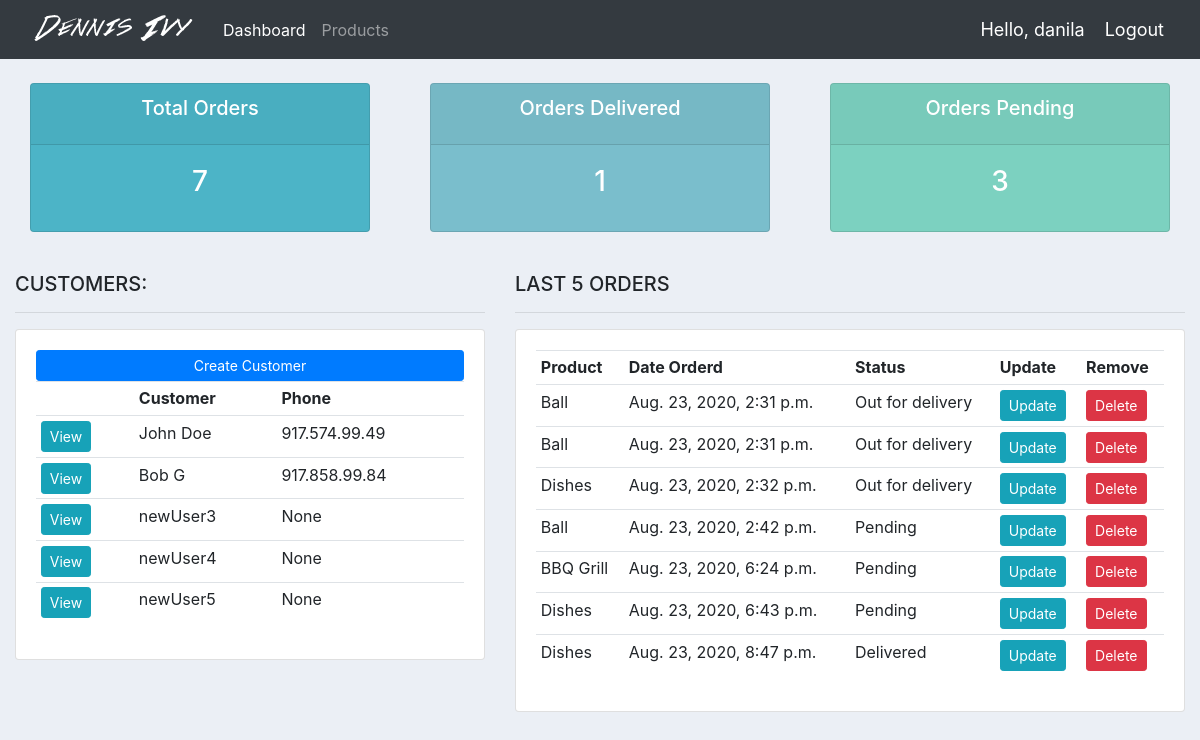
The app's page / (signed in) with its own data.
### accounts/models.py (models this page shows, shortened)
class Customer(models.Model):
	user = models.OneToOneField(User, null = True, blank = True, on_delete = models.CASCADE)
	name = models.CharField(max_length = 200, null = True)
	phone = models.CharField(max_length = 200,null = True)
	email = models.CharField(max_length = 200,null = True)
	profile_pic = models.ImageField(null = True, blank = True, default = "profile1.png")
	date_created = models.DateTimeField(auto_now_add = True, null = True)

class Order(models.Model):
	STATUS = (
			('Pending', 'Pending'),
			('Out for delivery', 'Out for delivery'),
			('Delivered', 'Delivered'),
			)
	customer = models.ForeignKey(Customer, null = True, on_delete = models.SET_NULL)
	product = models.ForeignKey(Product, null = True, on_delete = models.SET_NULL)
	date_created = models.DateTimeField(auto_now_add = True, null = True)
	status = models.CharField(max_length = 200, null = True, choices = STATUS)
	note = models.CharField(max_length = 1000, null = True)

class Product(models.Model):
	CATEGORY = (
			('Indoor', 'Indoor'),
			('Out Door', 'Out Door'),
			)
	name = models.CharField(max_length = 200, null = True)
	price = models.FloatField(null = True)
	category = models.CharField(max_length = 200, null = True, choices = CATEGORY)
	description = models.CharField(max_length = 200, null = True, blank = True)
	date_created = models.DateTimeField(auto_now_add = True, null = True)
	tags = models.ManyToManyField(Tag)
	def __str__(self):
		return self.name

### accounts/decorators.py (the view)
	def wrapper_func(request, *args, **kwargs):
		group = None
		if request.user.groups.exists():
			group = request.user.groups.all()[0].name
		if group == 'customer':
			return redirect('user-url')
		if group == 'admin':
			return view_func(request, *args, **kwargs)

### accounts/views.py (called while the page is built)
@login_required(login_url = 'login-url')
@admin_only
def dashboard(request):
	orders = models.Order.objects.all()
	customers = models.Customer.objects.all()
	total_customers = customers.count()
	total_orders = orders.count()
	delivered = orders.filter(status = 'Delivered').count()
	pending = orders.filter(status = 'Pending').count()
	context = {
		'orders': orders,
		'customers': customers,
		'total_customers': total_customers,
		'total_orders': total_orders,
		'delivered': delivered,
		'pending': pending
	}
	return render(request, 'accounts/dashboard.html', context)

### accounts/templates/accounts/dashboard.html (shortened to what this page needs)
{% extends 'accounts/main.html' %}
{% load static %}
{% block content %}
{% include 'accounts/includes/status.html' %}
<br>
<div class="row" >
	<div class="col-md-5">
		<h5>CUSTOMERS:</h5>
		<hr>
		<div class="card card-body">
			<a class="btn btn-primary  btn-sm btn-block" href="">Create Customer</a>
			<table class="table table-sm">
				<tr>
					<th></th>
					<th>Customer</th>
					<th>Phone</th>
				</tr>
				{% for customer in customers %}
				<tr>
					<td><a class="btn btn-sm btn-info" href="{% url 'customer-url' customer.id %}">View</a></td>
					<td>{{ customer.name }}</td>
					<td>{{ customer.phone }}</td>
				</tr>
				{% endfor %}
			</table>
		</div>
	</div>
	<div class="col-md-7">
		<h5>LAST 5 ORDERS</h5>
		<hr>
		<div class="card card-body">
			<table class="table table-sm">
				<tr>
					<th>Product</th>
					<th>Date Orderd</th>
					<th>Status</th>
					<th>Update</th>
					<th>Remove</th>
				</tr>
				{% for order in orders %}
				<tr>
					<td>{{ order.product }}</td>
					<td>{{ order.date_created }}</td>
					<td>{{ order.status }}</td>
					<td><a class="btn btn-sm btn-info" href="{% url 'update_order-url' order.id %}">Update</a></td>
					<td><a class="btn btn-sm btn-danger" href="{% url 'delete_order-url' order.id %}">Delete</a></td>
				</tr>
				{% endfor %}
			</table>
		</div>
	</div>
</div>
{% endblock %}

### accounts/templates/accounts/main.html (shortened to what this page needs)
{% load static %}
<!DOCTYPE html>
<html>
<head>
	<link rel="stylesheet" href="https://stackpath.bootstrapcdn.com/bootstrap/4.5.2/css/bootstrap.min.css">
	<link rel="stylesheet" type="text/css" href="{% static '/css/main.css' %}">
</head>
<body>
	{% include 'accounts/includes/navbar.html' %}
	<div class="container-fluid">
		{% block content %}{% endblock %}
	</div>
</body>
</html>

### accounts/templates/accounts/includes/navbar.html (shortened to what this page needs)
{% block content %}
{% load static %}
<nav class="navbar navbar-expand-lg navbar-dark bg-dark">
  <img src="{% static '/image/logo2.png' %}" >
  <div class="collapse navbar-collapse" id="navbarNav">
    <ul class="navbar-nav">
      {% if request.user.is_staff %}
      <li class="nav-item active">
        <a class="nav-link" href="{% url 'dashboard-url' %}">Dashboard</a>
      </li>
      <li class="nav-item">
        <a class="nav-link" href="{% url 'products-url' %}">Products</a>
      </li>
      {% else %}
      <li class="nav-item">
        <a class="nav-link" href="{% url 'account-url' %}">Settings</a>
      </li>
      {% endif %}
    </ul>
  </div>
  <span class="hello-msg">Hello, {{ request.user }}</span>
  <span><a class="hello-msg" href="{% url 'logout-url' %}">Logout</a></span>
</nav>
{% endblock %}

### accounts/templates/accounts/includes/status.html
{% block content %}
<br>
<div class="row">
	<div class="col">
		<div class="col-md">
			<div class="card text-center text-white  mb-3" id="total-orders">
			  	<div class="card-header">
			  		<h5 class="card-title">Total Orders</h5>
			  	</div>
			  	<div class="card-body">
			    	<h3 class="card-title">{{ total_orders }}</h3>
			  	</div>
			</div>
		</div>
	</div>
	<div class="col">
		<div class="col-md">
			<div class="card text-center text-white  mb-3" id="orders-delivered">
			  	<div class="card-header">
			  		<h5 class="card-title">Orders Delivered</h5>
			  	</div>
			  	<div class="card-body">
			    	<h3 class="card-title">{{ delivered }}</h3>
			  	</div>
			</div>
		</div>
	</div>
	<div class="col">
		<div class="col-md">
			<div class="card text-center text-white  mb-3" id="orders-pending">
			  	<div class="card-header">
			  		<h5 class="card-title">Orders Pending</h5>
			  	</div>
			  	<div class="card-body">
			    	<h3 class="card-title">{{ pending }}</h3>
			  	</div>
			</div>
		</div>
	</div>
</div>
{% endblock %}

### static/css/main.css (style rules this page uses)
body { background-color: #ebeff5; }
#total-orders { background-color: #4cb4c7; }
#orders-delivered { background-color: #7abecc; }
#orders-pending { background-color: #7CD1C0; }

### accounts/templates/accounts/includes/navbar.html (style rules this page uses)
.hello-msg { font-size: 18px; color: white; margin-right:20px; }

### records on screen
Customer: name "John Doe", phone "917.574.99.49"
Customer: name "Bob G", phone "917.858.99.84"
Customer: name "newUser3", phone "None"
Customer: name "newUser4", phone "None"
Customer: name "newUser5", phone "None"
Order: product "Ball", date_created "Aug. 23, 2020, 2:31 p.m.", status "Out for delivery"
Order: product "Ball", date_created "Aug. 23, 2020, 2:31 p.m.", status "Out for delivery"
Order: product "Dishes", date_created "Aug. 23, 2020, 2:32 p.m.", status "Out for delivery"
Order: product "Ball", date_created "Aug. 23, 2020, 2:42 p.m.", status "Pending"
Order: product "BBQ Grill", date_created "Aug. 23, 2020, 6:24 p.m.", status "Pending"
Order: product "Dishes", date_created "Aug. 23, 2020, 6:43 p.m.", status "Pending"
Order: product "Dishes", date_created "Aug. 23, 2020, 8:47 p.m.", status "Delivered"

### other values on screen
{{ request.user }} "danila"
{{ total_orders }} "7"
{{ delivered }} "1"
{{ pending }} "3"
